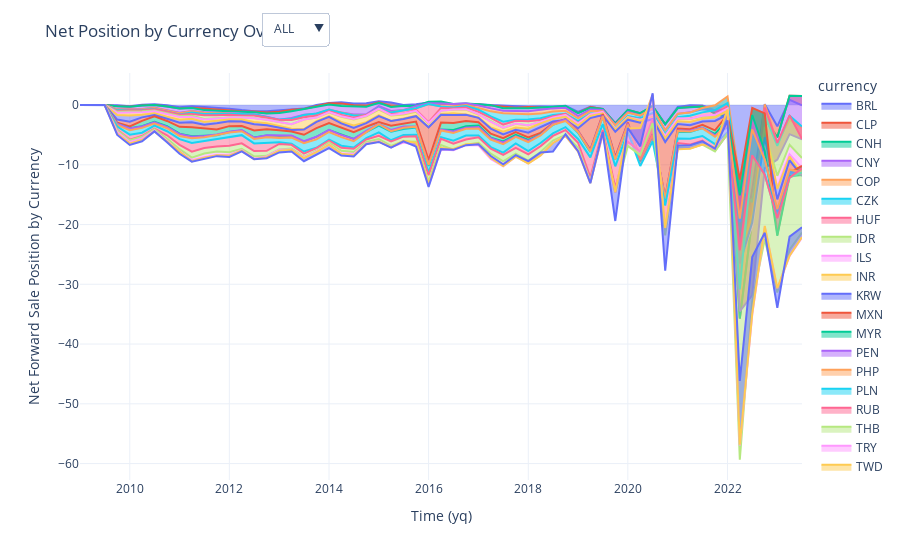

The code cell stored with this chart in its notebook:
### Code cell
import pandas as pd
import plotly.express as px
import plotly.graph_objects as go


df = pd.read_stata('./fwd_holding_merged_10q1-23q2.dta')
df = df[[
    'seriescode', 'currency', 'yq', 'curPur_usd', 'curSold_usd', 'netassets'
]]
df['net_forward_sale'] = (df['curSold_usd'] - df['curPur_usd']) / df['netassets']


df_plot = df.groupby(['currency', 'yq'])[['net_forward_sale']].sum().reset_index()

def area_plot(df_plot):
    # Define the list of currencies
    currency = ['BRL', 'CLP', 'CNY', 'CNH', 'COP', 'CZK', 'HUF', 'IDR', 'ILS', 'INR', 'KRW', 'MXN', 'MYR', 'PEN', 'PHP', 'PLN', 'RUB', 'THB', 'TRY', 'TWD', 'ZAR']
    df_plot = df_plot[df_plot['currency'].isin(currency)]

    
    fig = px.area(df_plot, x="yq", y="net_forward_sale", color="currency")

    # Initialize visibility for all currencies as True 
    visibility = [True] * len(fig.data)

    # Update layout for currency selection
    fig.update_layout(
        title="Net Position by Currency Over Time",
        xaxis_title="Time (yq)",
        yaxis_title="Net Forward Sale Position by Currency",
        template="plotly_white",
        updatemenus=[
            {
                'buttons': [
                    {
                        'label': "ALL",
                        'method': 'update',
                        'args': [
                            {'visible': [True] * len(fig.data)},
                            {'title': "Net Position by All Currencies Over Time"}
                        ]
                    },
                    *[
                        {
                            'label': currency,
                            'method': 'update',
                            'args': [
                                {'visible': [currency == selected_currency for selected_currency in df_plot['currency'].unique()]},
                                {'title': f"Net Position by {currency} Over Time"}
                            ]
                        }
                        for currency in sorted(df_plot['currency'].unique())
                    ]
                ],
                'direction': 'down',
                'showactive': True,
                'active': 0,
                'x': 0.25,
                'xanchor': 'left',
                'y': 1.15,
                'yanchor': 'top',
            }
        ]
    )
    fig.show()

    
    fig.write_html("area_chart.html", include_plotlyjs="cdn")

def bar_plot(df_plot):
    df_plot['select_date'] = pd.to_datetime(df_plot['yq'], format='%Y%m%d').dt.to_period('Q').astype(str)
    df_plot = df_plot.sort_values('select_date')

    # Filter to keep only 'Q4' data
    df_plot = df_plot[df_plot['select_date'].str.endswith('Q4')]
    df_plot['select_date'] = df_plot['select_date'].str.replace('Q4', '')

    # Create bar plot
    bar_fig = px.bar(
        df_plot,
        x="net_forward_sale",
        y="currency",
        color="select_date",
        orientation="h",
        title="Net Forward Sale Position by Date"
    )

    # Hide all bars initially
    for trace in bar_fig.data:
        trace.visible = "legendonly"

    # Update layout
    bar_fig.update_layout(
        xaxis_title="Net Forward Sale",
        yaxis_title="Currency",
        template="plotly_white",
        updatemenus=[
            {
                'buttons': [
                    {
                        'label': "Reset",
                        'method': 'update',
                        'args': [
                            {'visible': ["legendonly"] * len(bar_fig.data)},
                            {'title': "Net Position Sale Position by Date"}
                        ]
                    },
                    *[
                        {
                            'label': select_date,
                            'method': 'update',
                            'args': [
                                {'visible': [select_date == trace.name for trace in bar_fig.data]},
                                {'title': f"Net Forward Sale Position by Date - {select_date}"}
                            ]
                        }
                        for select_date in sorted(df_plot['select_date'].unique())
                    ]
                ],
                'direction': 'down',
                'showactive': True,
                'active': 0,
                'x': 0.28,
                'xanchor': 'left',
                'y': 1.27,
                'yanchor': 'top',
            }
        ]
    )

    bar_fig.show()
    
    bar_fig.write_html("bar_chart.html", include_plotlyjs="cdn")


    
area_plot(df_plot)
bar_plot(df_plot)
